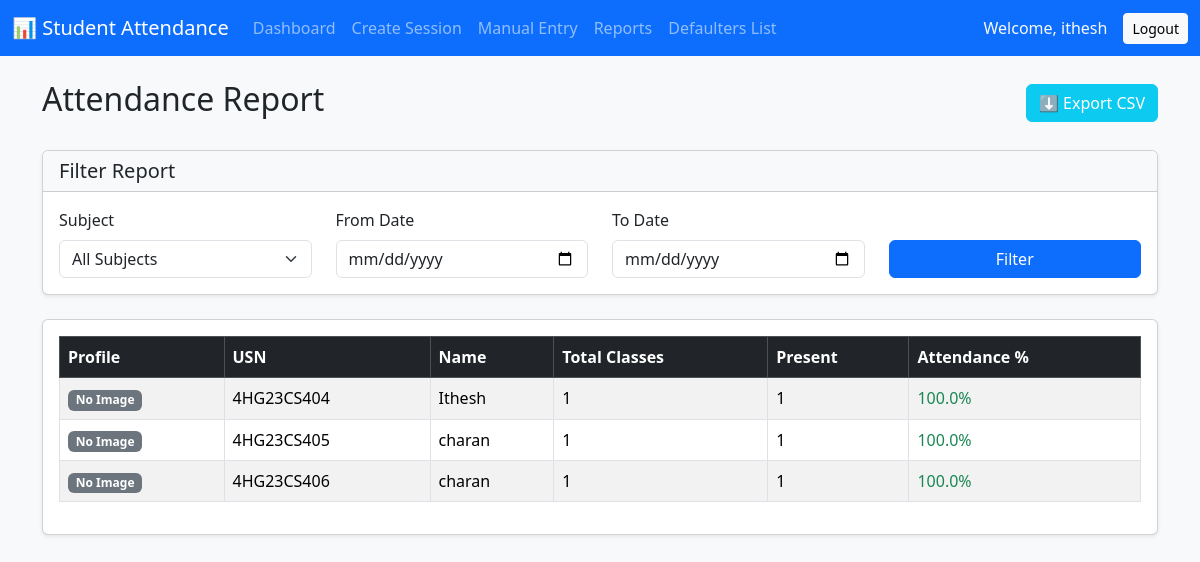
/report/ (signed in), run on an earlier commit of the app's database.
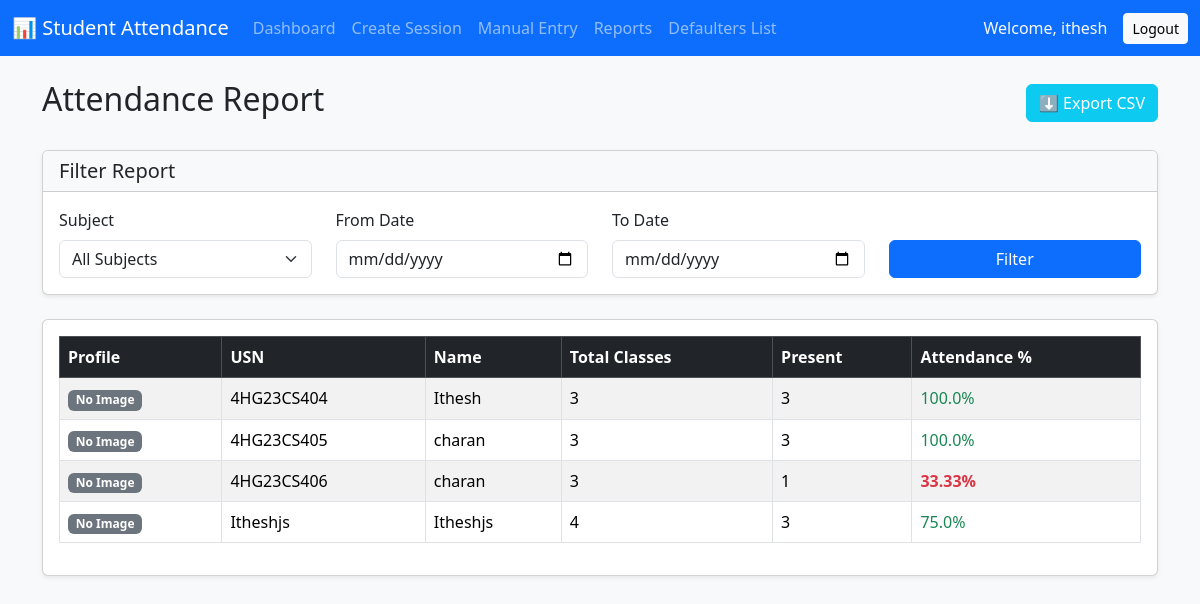
And on a later commit of the database.
### attendence/models.py (models this page shows, shortened)
class Student(models.Model):
    usn=models.CharField(max_length=20,unique=True)
    first_name=models.CharField(max_length=100)
    last_name=models.CharField(max_length=100)
    email=models.EmailField(unique=True)
    phone=models.CharField(max_length=15,unique=True,blank=True,null=True)
    department=models.CharField(max_length=50)
    semester=models.IntegerField()
    date_of_birth=models.DateField(null=True,blank=True)
    address=models.TextField(blank=True)
    profile_image=models.ImageField(upload_to='students/',null=True,blank=True)
    is_active=models.BooleanField(default=True)
    created_at=models.DateTimeField(auto_now_add=True)
    updated_at=models.DateTimeField(auto_now=True)

### attendence/views.py (the view)
# urls.py: path('report/', views.attendance_report, name='attendance_report'),
@staff_member_required
def attendance_report(request):
    students = Student.objects.all()
    subjects = Subject.objects.all()
    report = []
    subject_id = request.GET.get('subject')
    start_date = request.GET.get('start_date')
    end_date = request.GET.get('end_date')
    for student in students:
        qs = Attendance.objects.filter(student=student)
        if subject_id:
            qs = qs.filter(subject_id=subject_id)
        if start_date and end_date:
            qs = qs.filter(date__range=[start_date, end_date])
        total = qs.count()
        present = qs.filter(status='Present').count()
        percentage = 0
        if total > 0:
            percentage = round((present / total) * 100, 2)
        report.append({
            'student': student,
            'total': total,
            'present': present,
            'percentage': percentage
        })
    return render(request, 'attendance_report.html', {
        'report': report,
        'subjects': subjects,
        'selected_subject': subject_id,
        'start_date': start_date,
        'end_date': end_date
    })

### attendence/templates/attendance_report.html (shortened to what this page needs)
{% extends 'base.html' %}
{% block content %}
<div class="d-flex justify-content-between align-items-center mb-4">
    <h2>Attendance Report</h2>
    <a href="{% url 'export_csv' %}" class="btn btn-info text-white">
        ⬇️ Export CSV
    </a>
</div>
<div class="card shadow-sm mb-4">
    <div class="card-header bg-light">
        <h5 class="mb-0">Filter Report</h5>
    </div>
    <div class="card-body">
        <form method="GET" class="row align-items-end">
            <div class="col-md-3">
                <label class="form-label">Subject</label>
                <select name="subject" class="form-select">
                    <option value="">All Subjects</option>
                </select>
            </div>
            <div class="col-md-3">
                <label class="form-label">From Date</label>
                <input type="date" name="start_date" class="form-control" value="{{ start_date|default:'' }}">
            </div>
            <div class="col-md-3">
                <label class="form-label">To Date</label>
                <input type="date" name="end_date" class="form-control" value="{{ end_date|default:'' }}">
            </div>
            <div class="col-md-3">
                <button type="submit" class="btn btn-primary w-100">Filter</button>
            </div>
        </form>
    </div>
</div>
<div class="card shadow-sm">
    <div class="card-body">
        <table class="table table-bordered table-striped">
            <thead class="table-dark">
                <tr>
                    <th>Profile</th>
                    <th>USN</th>
                    <th>Name</th>
                    <th>Total Classes</th>
                    <th>Present</th>
                    <th>Attendance %</th>
                </tr>
            </thead>
            <tbody>
                {% for data in report %}
                <tr>
                    <td>
                        {% if data.student.profile_image %}
                        <img src="{{ data.student.profile_image.url }}" alt="Profile" width="40" height="40" class="rounded-circle">
                        {% else %}
                        <span class="badge bg-secondary">No Image</span>
                        {% endif %}
                    </td>
                    <td>{{ data.student.usn }}</td>
                    <td>{{ data.student.first_name }} {{ data.student.last_name }}</td>
                    <td>{{ data.total }}</td>
                    <td>{{ data.present }}</td>
                    <td class="{% if data.percentage < 75 %}text-danger fw-bold{% else %}text-success{% endif %}">
                        {{ data.percentage }}%
                    </td>
                </tr>
                {% empty %}
                <tr>
                    <td colspan="6" class="text-center">No attendance records found.</td>
                </tr>
                {% endfor %}
            </tbody>
        </table>
    </div>
</div>
{% endblock %}

What changed in the data, as far as the page shows it:
computed for Student "4HG23CS404": total "1" → "3"; present "1" → "3"
computed for Student "4HG23CS405": total "1" → "3"; present "1" → "3"
computed for Student "4HG23CS406": total "1" → "3"; percentage "100.0" → "33.33"
added Student: profile_image "No Image", student.usn "Itheshjs", student.first_name "Itheshjs", total "4", present "3", percentage "75.0"
